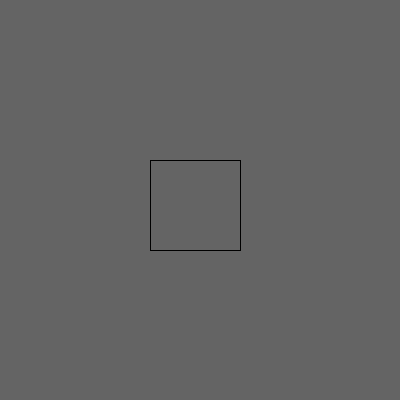
Frame 1 (no input)
Frame 60 (the mouse pressed at the canvas centre just before this capture): identical to frame 1, image omitted
Frame 120 (the mouse held since frame 60 and released just before this capture): identical to frame 1, image omitted

The Processing sketch that drew this single still picture (run headless with seeded random() and noise(); from frame 60 on, the mouse is pressed at the canvas centre):

// Processing sketch: Opdracht_9_4
// ── Opdracht_9_4.pde
void setup(){
  size(400,400);
  background(100);
MijnMethode(150, 160, 240, 160);
}

void draw(){
}

void MijnMethode(int x1, int y1, int x2, int y2) {
  line(x1, y1, x2, y2);
  line(x1, y1, x2 - 90, y2 + 90);
  line(x1, y1 + 90, x2, y2 + 90);
  line(x1 + 90, y1, x2, y2 + 90);
}
